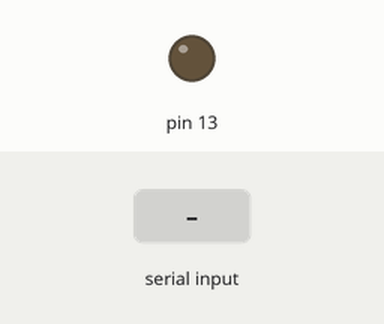
This sketch was run on a simulated Arduino Uno, built with avr-gcc and run on an emulated ATmega328P. Shown: output pins drawn as LEDs (lit = HIGH). The test bench sets the inputs (shaded band).

Above: at 1.2 s.
1.3 s: "O" received over Serial
At 2.2 s:
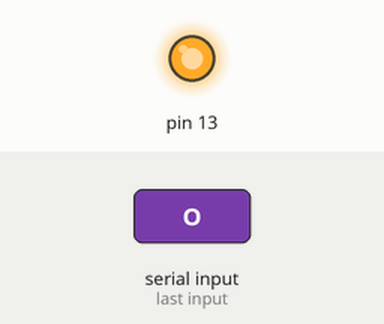
2.8 s: "C" received over Serial
At 3.4 s:
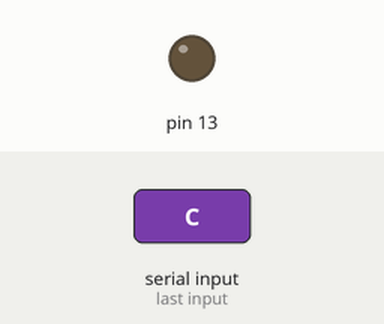
Timing chart, 0 to 5.8 s (numbered marks = the images above; inputs shaded):
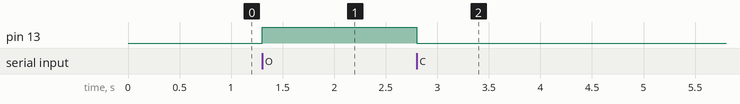

The sketch:

Class_11_4Blink_with_Serial.ino
```cpp
void setup() {
  Serial.begin(9600);
  pinMode(13, OUTPUT);
  digitalWrite(13, LOW);
}

void loop() {
  if(Serial.available()) {
    char ch = Serial.read();

    if(ch == 'O') {
      digitalWrite(13, HIGH);
    }
    else if(ch == 'C') {
      digitalWrite(13, LOW);
    }
    else {
      Serial.println("Invalid character.");
    }
  }
}
```

Measured:
- after the input at 1.3 s, pin 13: LOW → HIGH at once
- after the input at 2.8 s, pin 13: HIGH → LOW at once
